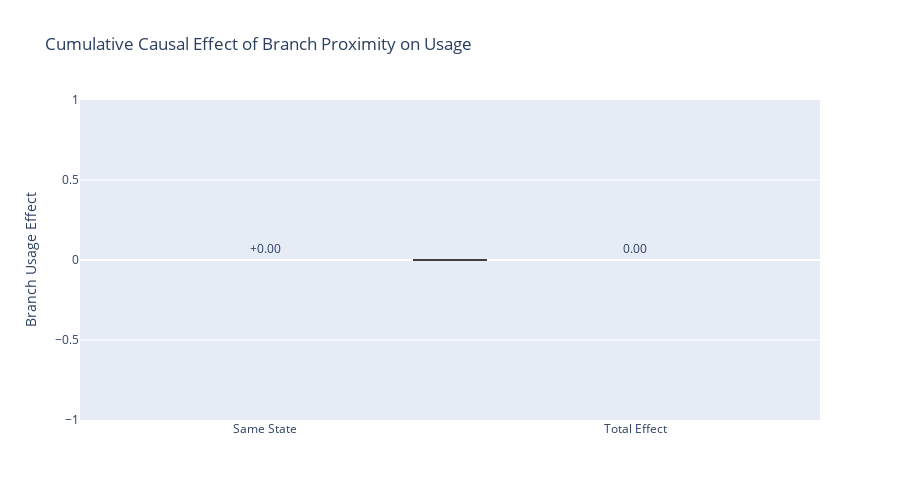

Notebook code cell kept with this figure:
### Markdown cell above
### Proximity Casual Effect Waterfall

### Code cell
proximity_causal_effect_waterfall_query = """
    SELECT proximity_category, customer_segment,
        AVG(branch_usage_effect) as avg_usage_effect,
        AVG(churn_risk_effect) as avg_churn_effect
    FROM gold.analytics_branch_proximity_impact
    GROUP BY proximity_category, customer_segment
    ORDER BY proximity_category, customer_segment
"""

proximity_causal_effect_waterfall_df = fetch_data(proximity_causal_effect_waterfall_query)

# Aggregate by proximity
prox_agg = proximity_causal_effect_waterfall_df.groupby('proximity_category').agg({
    'avg_usage_effect': 'mean',
    'avg_churn_effect': 'mean'
}).reset_index()

fig = go.Figure(go.Waterfall(
    name="Causal Effect",
    orientation="v",
    measure=["relative", "relative", "total"],
    x=prox_agg['proximity_category'].tolist() + ["Total Effect"],
    y=prox_agg['avg_usage_effect'].tolist() + [0],
    text=[f"{v:+.2f}" for v in prox_agg['avg_usage_effect'].tolist()] +
    [f"{prox_agg['avg_usage_effect'].sum():.2f}"],
    textposition="outside",
    connector={"line": {"color": "rgb(63, 63, 63)"}},
    increasing={"marker": {"color": "#00CC96"}},
    decreasing={"marker": {"color": "#EF553B"}},
    totals={"marker": {"color": "#636EFA"}}
))

fig.update_layout(
    title="Cumulative Causal Effect of Branch Proximity on Usage",
    yaxis_title="Branch Usage Effect",
    height=500
)

### Figure 1 — Plotly figure (JSON) as saved in the notebook; plotly's stock layout.template omitted (floating-point values rounded to 4 significant figures)
{"data": [{"connector": {"line": {"color": "rgb(63, 63, 63)"}}, "decreasing": {"marker": {"color": "#EF553B"}}, "increasing": {"marker": {"color": "#00CC96"}}, "measure": ["relative", "relative", "total"], "name": "Causal Effect", "orientation": "v", "text": ["+0.00", "0.00"], "textposition": "outside", "totals": {"marker": {"color": "#636EFA"}}, "type": "waterfall", "x": ["Same State", "Total Effect"], "y": [0, 0]}], "layout": {"height": 500, "title": {"text": "Cumulative Causal Effect of Branch Proximity on Usage"}, "yaxis": {"title": {"text": "Branch Usage Effect"}}}}
